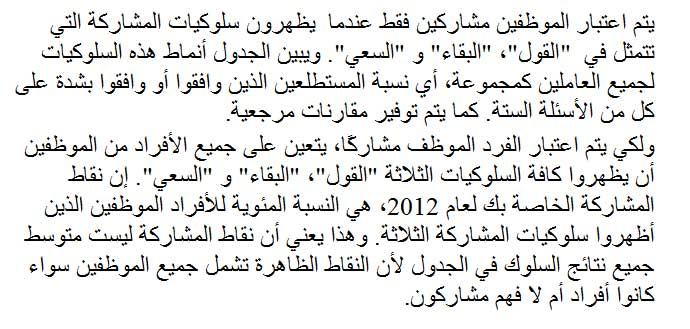
#> input picture document.jpg, 690 x 329 px, given as the content of the folder ../data/data/, which was not available
$ python line_detection.py   (older library calls are emulated)
#> lines starting #> are read from the running program, lines starting #| are printed output that depends on the picture; after the words box and inside, x2 and y2 are one past the last pixel; in counts of white or black regions, pixels touching at a corner belong together; long printed decimals are rounded; pictures that were not available may be replaced by others from this repository, and a replacement may not be noted
import os
import cv2
import math
import copy
import pylab
import shutil
import datetime

import numpy as np
import random as rd
import operator as op
import functools as ft
import itertools as it
import collections as col

from skan import csr
from os import listdir
from scipy import optimize

from skimage import morphology
from os.path import isfile, join
from scipy import integrate as intg
from matplotlib import pyplot as plt
from decimal import Decimal, getcontext

from concurrent import futures
from sklearn.mixture import GaussianMixture
from concurrent.futures import ProcessPoolExecutor


# ---
# Find the intercepts of two curves, given by the same x data
# [127 lines left out: functions interpolated_intercepts, draw_edges, overlay_edges, get_spaced_colors, draw_graph_edges, not called in this run]


# ---------------------------------------------------------------------------------
# split touching lines. find mean line width in image
# find connected components
# calculate width (x_max - x_min)
# cluster connected components following width
# find cluster with highest width average
# for each connected component create histogram. each bin is row value count number of pixels
# find three adjacent bins with min average of all, and remove them from image
def split_touching_lines(image, average_width=None):
    # [59 lines left out: functions calc_valleys, get_n_cut_valleys, not called in this run]

    def gauss(x_value, mu, sigma, A):
        return A * pylab.exp(-(x_value - mu) ** 2 / 2 / sigma ** 2)

    def draw_component_on_image(label_i, all_labels, overlay_image, color):
        for index in zip(*np.where(all_labels == label_i)):
            overlay_image[index] = color

    def draw_component(pixels_list, draw_on_image):
        for p in pixels_list:
            draw_on_image[p] = (255, 0, 0)

    def cluster_elements(heights_to_cluster, average_width=None):
        n_clusters = 3
        heights_to_cluster = np.asarray(heights_to_cluster).reshape(-1, 1)
        gmm = GaussianMixture(n_components=n_clusters)
        gmm.fit(heights_to_cluster)
        y_k_means = gmm.predict(heights_to_cluster)
        clustered_heights = [[] for k in range(n_clusters)]

        for k in range(n_clusters):
            ix = 0
            for y_k in y_k_means:
                if y_k == k:
                    clustered_heights[k].append(heights_to_cluster[ix][0])
                ix += 1
        clusters = [list(filter(lambda x_0: x_0 == k, y_k_means)) for k in range(n_clusters)]
        cluster_size = [len(cluster) for cluster in clusters]
        # print('cluster_size=', cluster_size)
        cluster_total_widths = [sum(heights_to_cluster[l[0]] for l in enumerate(y_k_means) if l[1] == k) for k in
                                 range(n_clusters)]
        cluster_average_sizes = [pair[0] / pair[1] if pair[1] != 0 else 0 for pair in zip(cluster_total_widths, cluster_size)]
        cluster_total = [ft.reduce(lambda x_1, y_1: x_1 + y_1[1] if y_1[0] == k else x_1,
                                   zip(list(y_k_means), heights_to_cluster), 0) for k in range(n_clusters)]
        max_cluster = np.argmax([c[1]/c[0] for c in zip(cluster_size, cluster_total)])
        ratios = [(cluster_average_sizes[z] / cluster_average_sizes[max_cluster])[0] for z in range(n_clusters)]
        max_average = cluster_average_sizes[np.argmax(ratios)]
        first_cluster = ratios[np.argmax(ratios)]
        ratios[np.argmax(ratios)] = -1
        second_cluster = ratios[np.argmax(ratios)]
        ratios[np.argmax(ratios)] = -1
        third_cluster = ratios[np.argmax(ratios)]
        if average_width is not None:
            return y_k_means, max_cluster, max_average, average_width
        print('ratios=', third_cluster, second_cluster, first_cluster)
        if third_cluster * 3 > second_cluster and second_cluster * 3 > first_cluster and third_cluster * 3 < first_cluster:
            return y_k_means, max_cluster, max_average, None
        else:
            return y_k_means, None, None, None

    num_labels, labels, stats, centroids = cv2.connectedComponentsWithStats(image, connectivity=8, ltype=cv2.CV_32S)
    heights = [component[3] for component in stats[1:]]
    clustered, max_cluster_index, average_width, old_width = cluster_elements(heights, average_width)

    if max_cluster_index is None:
        return image, None, None, 0, None

    to_view = cv2.cvtColor(np.zeros_like(labels, np.uint8), cv2.COLOR_GRAY2RGB)
    i = 1
    for component in clustered:
        if component == 0:
            draw_component_on_image(i, labels, to_view, (0, 0, 255))
        elif component == 1:
            draw_component_on_image(i, labels, to_view, (0, 255, 0))
        elif component == 2:
            draw_component_on_image(i, labels, to_view, (255, 0, 0))
        i += 1
    before_splitting = copy.deepcopy(to_view)
    i = 0
    total_segmented = 0
    for component in clustered:
        i += 1
        component_image = np.zeros_like(image)
        draw_component_on_image(i, labels, component_image, 255)
        x, y, w, h, = cv2.boundingRect(component_image)
        component_image = component_image[y: y + h, x: x + w]
        if component == max_cluster_index:
            component_image = np.zeros_like(image)
            draw_component_on_image(i, labels, component_image, 255)
            x, y, w, h, = cv2.boundingRect(component_image)
            component_image = component_image[y: y + h, x: x + w]
            new_image = cv2.cvtColor(np.zeros_like(component_image), cv2.COLOR_GRAY2RGB)
            new_image[component_image == 255] = (255, 0, 0)
            component_image = new_image
            component_indexes = list(zip(*np.where(labels == i)))
            # create histogram then split !
            y_indexes = [index[0] for index in component_indexes]
            # print('y_indexes=', y_indexes)
            min_y = min(y_indexes)
            max_y = max(y_indexes)
            j = 0
            histogram = [0 for x in range(min_y, max_y + 1)]
            # print('old_width=', old_width, 'component_width=', len(histogram))
            if old_width is not None and old_width > len(histogram):
                continue
            for y_val in range(min_y, max_y + 1):
                histogram[j] = y_indexes.count(y_val)
                j += 1

            candidate_xs = [get_n_cut_valleys(histogram, i) for i in range(2, 10)]
            candidates_xs = [elem[0] for elem in candidate_xs]
            candidates_xs_errors = [elem[1] for elem in candidate_xs]

            candidate_xs = list(filter(lambda elem: elem is not None, candidate_xs))

            all_xs = None
            min_average_error = np.inf
            for candidate in candidate_xs:
                new_error = sum(candidate[1]) / len(candidate[1])
                if min_average_error > new_error:
                    all_xs = candidate
                    min_average_error = new_error
            if min_average_error == np.inf:
                continue

            all_xs = calc_valleys(all_xs[0], histogram)

            total_segmented += 1
            range_to_remove = 15


            for item in all_xs:
                min_valley = np.int32(item[0])
                # print(min_valley)
                if histogram[min_valley] > np.max(histogram) * 0.5:
                    continue
                ranges = [range(-range_to_remove, 0), range(0, range_to_remove)]
                for one_range in ranges:
                    for j in one_range:
                        y_to_remove = min_y + min_valley + j
                        cropped_y_to_remove = min_valley + j
                        indices_to_remove = [index for index in component_indexes if index[0] == y_to_remove]
                        if len(indices_to_remove) == 0:
                            continue
                        for idx in range(component_image.shape[1]):
                            try:
                                if np.any(component_image[cropped_y_to_remove, idx] != 0):
                                    component_image[cropped_y_to_remove, idx] = (255, 255, 255)
                            except IndexError as e:
                                print(str(e))
                        most_left = np.min([index[1] for index in indices_to_remove])
                        most_right = np.max([index[1] for index in indices_to_remove])
                        if most_right - most_left > 0.6 * component_image.shape[1]\
                                and len(indices_to_remove) > 0.6 * np.max(histogram):
                            break
                        for index in indices_to_remove:
                            image[index] = 0
                            to_view[index] = (255, 255, 255)

    return image, to_view, before_splitting, total_segmented, average_width


# ---------------------------------------------------------------------------------
# document pre processing
def pre_process(path, file_name, str_idx=''):
#> called with path = '../data/data/document.jpg', file_name = '../data/results/document', str_idx = ''
    def cluster_elements(all_stats):
        max_cluster_threshold = 0.15
        n_clusters = 11
        data_list = [stat[5] for stat in all_stats]
        data = np.asarray(data_list).reshape(-1, 1)
        gmm = GaussianMixture(n_components=n_clusters)
        gmm.fit(data)
        y_k_gmms = gmm.predict(data)

        cluster_size = [len(list(filter(lambda x0: x0 == i, y_k_gmms))) for i in range(n_clusters)]
        total = sum(cluster_size)

        cluster_total = [ft.reduce(lambda x, y: x + y[1] if y[0] == i else x, zip(list(y_k_gmms), data_list), 0)
                         for i in range(n_clusters)]
        minimum_cluster = np.argmin([c[1]/c[0] if c[0] > 0 else 9999 for c in zip(cluster_size, cluster_total)])
        minimum_cluster_size = cluster_size.count(minimum_cluster)
        if minimum_cluster_size / total < max_cluster_threshold:
                return y_k_gmms, minimum_cluster
        else:
            return y_k_gmms, None

    # load image as gray-scale,
    image = cv2.imread(path, cv2.IMREAD_GRAYSCALE)

    x, y, w, h = cv2.boundingRect(image)
#> x = 0; y = 0; w = 690; h = 329
    image = image[y + 1: y + h - 1, x + 1: x + w - 1]
#> image: shape (327, 688)

    cv2.imwrite('./' + file_name + '/original_image.png', image)
    cv2.imwrite('./' + file_name + '/original_image_inverted.png', 255 - image)
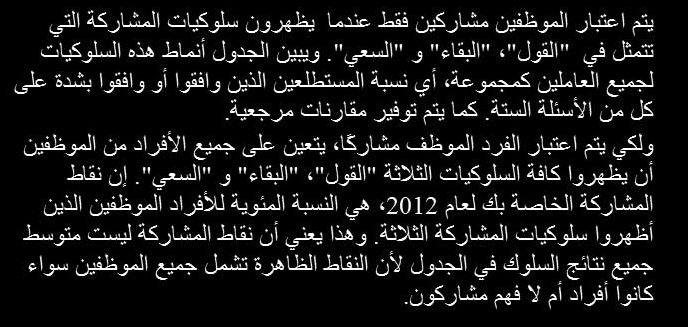
#> saved as original_image_inverted.png: shape (327, 688); min 0, max 255, mean 23.1
    image = cv2.threshold(image, 0, 1, cv2.THRESH_BINARY | cv2.THRESH_OTSU)[1]
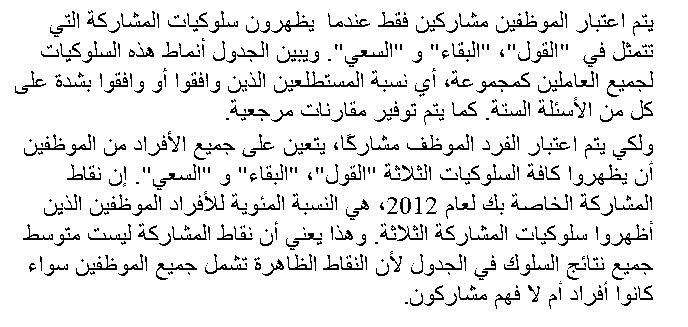
#> image: shape (327, 688); values 0 (black) and 1 (white), 91.2% white; black in thin lines or dots, all inside (x1, y1, x2, y2) = (15, 10, 654, 309)
    image = 1 - image
    cv2.imwrite('./' + file_name + '/otsu.png', image * 255)
    cv2.imwrite('./' + file_name + '/otsu_inverted.png', 255 - image * 255)
    num_labels, labels, stats, centroids = cv2.connectedComponentsWithStats(image, connectivity=8, ltype=cv2.CV_32S)
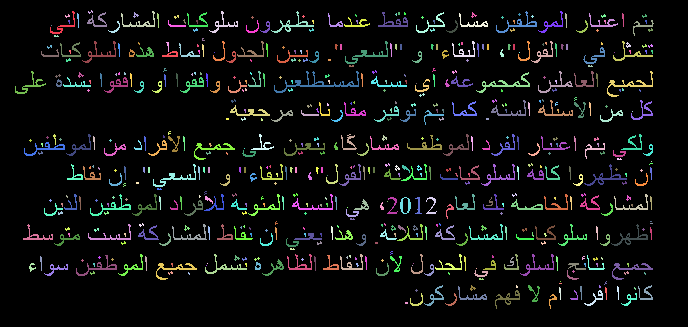
#> labels: shape (327, 688) int32; 601 distinct labels, from 0 to 600; one colour per label, 0 black
#> num_labels = 601; stats = 601 rows, first 6: [0, 0, 688, 327, 205203], [50, 11, 25, 23, 96], [88, 10, 5, 4, 9], [121, 11, 34, 16, 125], [209, 11, 29, 22, 110], [271, 11, 43, 22, 165]; centroids = 601 pairs, first value 29.79 to 651.7, second value 11.56 to 302.5
    stats = np.asarray([np.append(stat[0], stat[1]) for stat in zip(range(num_labels), stats)])
#> stats = 601 rows, first 6: [0, 0, 0, 688, 327, 205203], [1, 50, 11, 25, 23, 96], [2, 88, 10, 5, 4, 9], [3, 121, 11, 34, 16, 125], [4, 209, 11, 29, 22, 110], [5, 271, 11, 43, 22, 165]

    # removing small artifacts and diactrics, using k-means
    results, min_cluster = cluster_elements(stats)
#> in cluster_elements, `data_list = [stat[5] for stat in all_stats]`: data_list = 601 values, max 205203 at index 0, min 1 at index 52, mean 374.3
#> in cluster_elements, `data = np.asarray(data_list).reshape(-1, 1)`: data has the same summary as data_list
#> in cluster_elements, `y_k_gmms = gmm.predict(data)`: y_k_gmms = 601 values, max 10 at index 38, min 0 at index 8, mean 4.32
#> in cluster_elements, `cluster_size = [len(list(filter(lambda x0: x0 == i, y_k_gmms))) for i ..`: cluster_size = [75, 1, 40, 19, 325, 26, 1, 20, 19, 17, 58]
#> in cluster_elements, `total = sum(cluster_size)`: total = 601
#> in cluster_elements, `cluster_total = [ft.reduce(lambda x, y: x + y[1] if y[0] == i else x, ..`: cluster_total = [1427, 205203, 4001, 3036, 2215, 1444, 314, 1641, 2334, 1211, 2150]
#> in cluster_elements, `minimum_cluster = np.argmin([c[1]/c[0] if c[0] > 0 else 9999 for c in ..`: minimum_cluster = 4
#> in cluster_elements, `minimum_cluster_size = cluster_size.count(minimum_cluster)`: minimum_cluster_size = 0
#> results has the same summary as y_k_gmms in cluster_elements; min_cluster = 4
    if min_cluster is not None:
        index = 0
        time_print(str_idx + 'elements to be deleted: ' + str(np.count_nonzero(results == 0)))
        for clustered in results:
            if clustered == min_cluster:
                # print('deleted:', index, 'size=', stats[index, 5])
                labels[labels == index] = 0
            index += 1
#> this loop made 601 passes
#> clustered on passes 3 to 5: 4, 8, 2
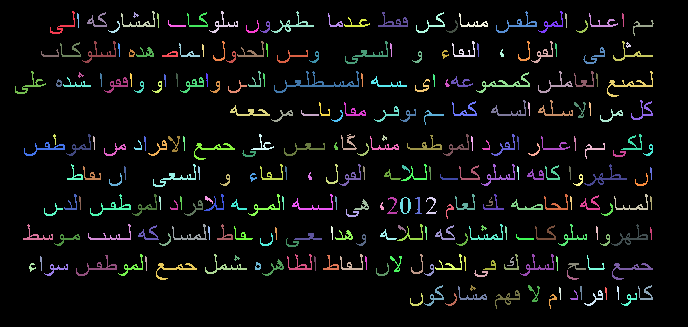
#> labels: shape (327, 688) int32; 276 distinct labels, from 0 to 599; one colour per label, 0 black
#> after the loop, index = 601

        labels[labels != 0] = 1
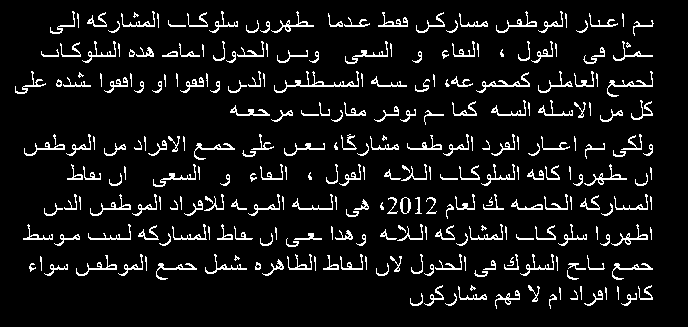
#> labels: shape (327, 688) int32; values 0 (black) and 1 (white), 7.8% white in thin lines or dots, all inside (x1, y1, x2, y2) = (15, 11, 654, 309)
        image_no_tiny_elements = op.and_(image, labels.astype(np.uint8))
        cv2.imwrite('./' + file_name + '/image_no_tiny_elements.png', image_no_tiny_elements * 255)
    else:
        time_print(str_idx + 'NO ELEMENTS to be deleted: MIN CLUSTER SIZE =' + str(np.count_nonzero(results == 0)))
        image_no_tiny_elements = image

    # split touching lines
    time_print(str_idx + 'split touching lines ...')
    image_no_tiny_elements, to_view, before_splitting, total_segmented, average_width = \
        split_touching_lines(image_no_tiny_elements)
#> in split_touching_lines, `num_labels, labels, stats, centroids = cv2.connectedComponentsWithStat..`:
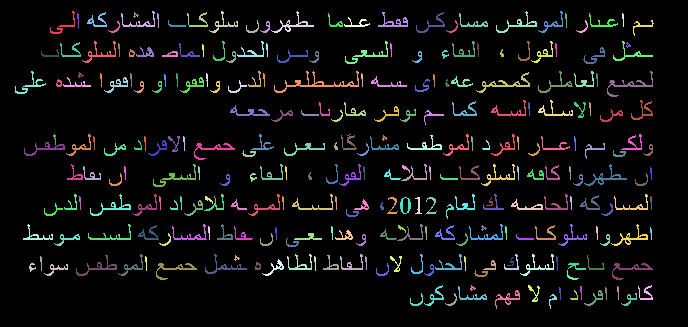
#> labels: shape (327, 688) int32; 276 distinct labels, from 0 to 275; one colour per label, 0 black
#> in split_touching_lines, `num_labels, labels, stats, centroids = cv2.connectedComponentsWithStat..`: num_labels = 276; stats = 276 rows, first 6: [0, 0, 688, 327, 207418], [50, 11, 25, 23, 96], [121, 11, 34, 16, 125], [209, 11, 29, 22, 110], [271, 11, 43, 22, 165], [496, 11, 41, 22, 158]; centroids = 276 pairs, first value 29.79 to 650.7, second value 14.69 to 301.5
#> in split_touching_lines, `heights = [component[3] for component in stats[1:]]`: heights = 275 values, max 26 at index 59, min 6 at index 8, mean 14.22
#> in cluster_elements, `heights_to_cluster = np.asarray(heights_to_cluster).reshape(-1, 1)`: heights_to_cluster has the same summary as heights in split_touching_lines
#> in cluster_elements, `y_k_means = gmm.predict(heights_to_cluster)`: y_k_means = 275 values, max 2 at index 0, min 0 at index 8, mean 0.935
#> in cluster_elements, `clusters = [list(filter(lambda x_0: x_0 == k, y_k_means)) for k in ran..`: clusters = 3 items
#> in cluster_elements, `cluster_size = [len(cluster) for cluster in clusters]`: cluster_size = [56, 181, 38]
#> in cluster_elements, `cluster_total_widths = [sum(heights_to_cluster[l[0]] for l in enumerat..`: cluster_total_widths = [[476], [2612], [823]]
#> in cluster_elements, `cluster_average_sizes = [pair[0] / pair[1] if pair[1] != 0 else 0 for ..`: cluster_average_sizes = [[8.5], [14.43], [21.66]]
#> in cluster_elements, `cluster_total = [ft.reduce(lambda x_1, y_1: x_1 + y_1[1] if y_1[0] == ..`: cluster_total = [[476], [2612], [823]]
#> in cluster_elements, `max_cluster = np.argmax([c[1]/c[0] for c in zip(cluster_size, cluster_..`: max_cluster = 2
#> in cluster_elements, `ratios = [(cluster_average_sizes[z] / cluster_average_sizes[max_cluste..`: ratios = [0.392, 0.666, 1]
#> in cluster_elements, `max_average = cluster_average_sizes[np.argmax(ratios)]`: max_average = [21.66]
#> in cluster_elements, `first_cluster = ratios[np.argmax(ratios)]`: first_cluster = 1
#> in cluster_elements, `second_cluster = ratios[np.argmax(ratios)]`: second_cluster = 0.666
#> in cluster_elements, `third_cluster = ratios[np.argmax(ratios)]`: third_cluster = 0.392
#| ratios= 0.3925 0.6663 1.0
#> in split_touching_lines, `clustered, max_cluster_index, average_width, old_width = cluster_eleme..`: clustered has the same summary as y_k_means in cluster_elements
#> total_segmented = 0
    if to_view is None:
        time_print(str_idx + 'No touching lines need to be split! 1')
    else:
        time_print(str_idx + 'LINES SPLIT DONE! REMOVED= ' + str(total_segmented))
        cv2.imwrite('./' + file_name + '/before_remove_touching_lines_1.png', before_splitting)
        cv2.imwrite('./' + file_name + '/after_remove_touching_lines_1.png', to_view)
        cv2.imwrite('./' + file_name + '/removed_touching_lines_1.png', image_no_tiny_elements * 255)
        image_no_tiny_elements, to_view, before_splitting, total_segmented, average_width = \
            split_touching_lines(image_no_tiny_elements, average_width)
        if to_view is None:
            time_print(str_idx + 'No touching lines need to be split! 2 ')
        else:
            time_print(str_idx + 'LINES SPLIT DONE! REMOVED= ' + str(total_segmented))
            cv2.imwrite('./' + file_name + '/before_remove_touching_lines_2.png', before_splitting)
            cv2.imwrite('./' + file_name + '/after_remove_touching_lines_2.png', to_view)
            cv2.imwrite('./' + file_name + '/removed_touching_lines_2.png', image_no_tiny_elements * 255)

    # add white border around image of size 29
    white_border_added_image = cv2.copyMakeBorder(image, 39, 39, 39, 39, cv2.BORDER_CONSTANT, None, 0)
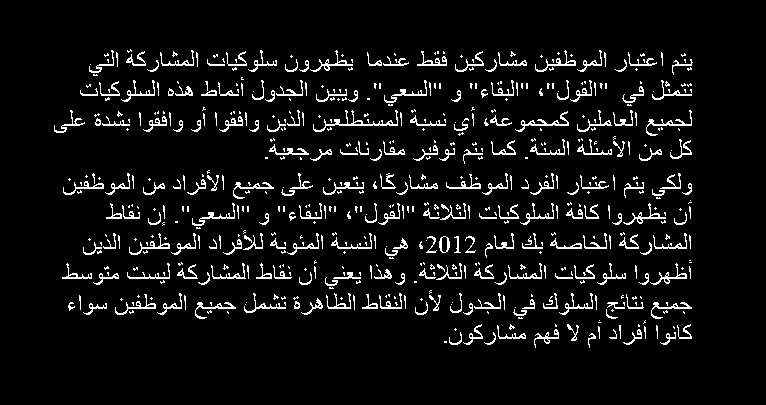
#> white_border_added_image: shape (405, 766); values 0 (black) and 1 (white), 6.4% white in thin lines or dots, all inside (x1, y1, x2, y2) = (54, 49, 693, 348)
    for_view = copy.deepcopy(white_border_added_image)
    white_border_added_image_no_tiny_elements = cv2.copyMakeBorder(image_no_tiny_elements, 39, 39, 39, 39,
                                                                   cv2.BORDER_CONSTANT, None, 0)
#> white_border_added_image_no_tiny_elements: shape (405, 766); values 0 (black) and 1 (white), 5.7% white in thin lines or dots, all inside (x1, y1, x2, y2) = (54, 50, 693, 348)

    cv2.rectangle(white_border_added_image, (0, 0),
                  (white_border_added_image.shape[1] - 1, white_border_added_image.shape[0] - 1), 1)
#> white_border_added_image: shape (405, 766); values 0 (black) and 1 (white), 7.1% white in thin lines or dots
#> (the rest of the program and of its run is left out)
